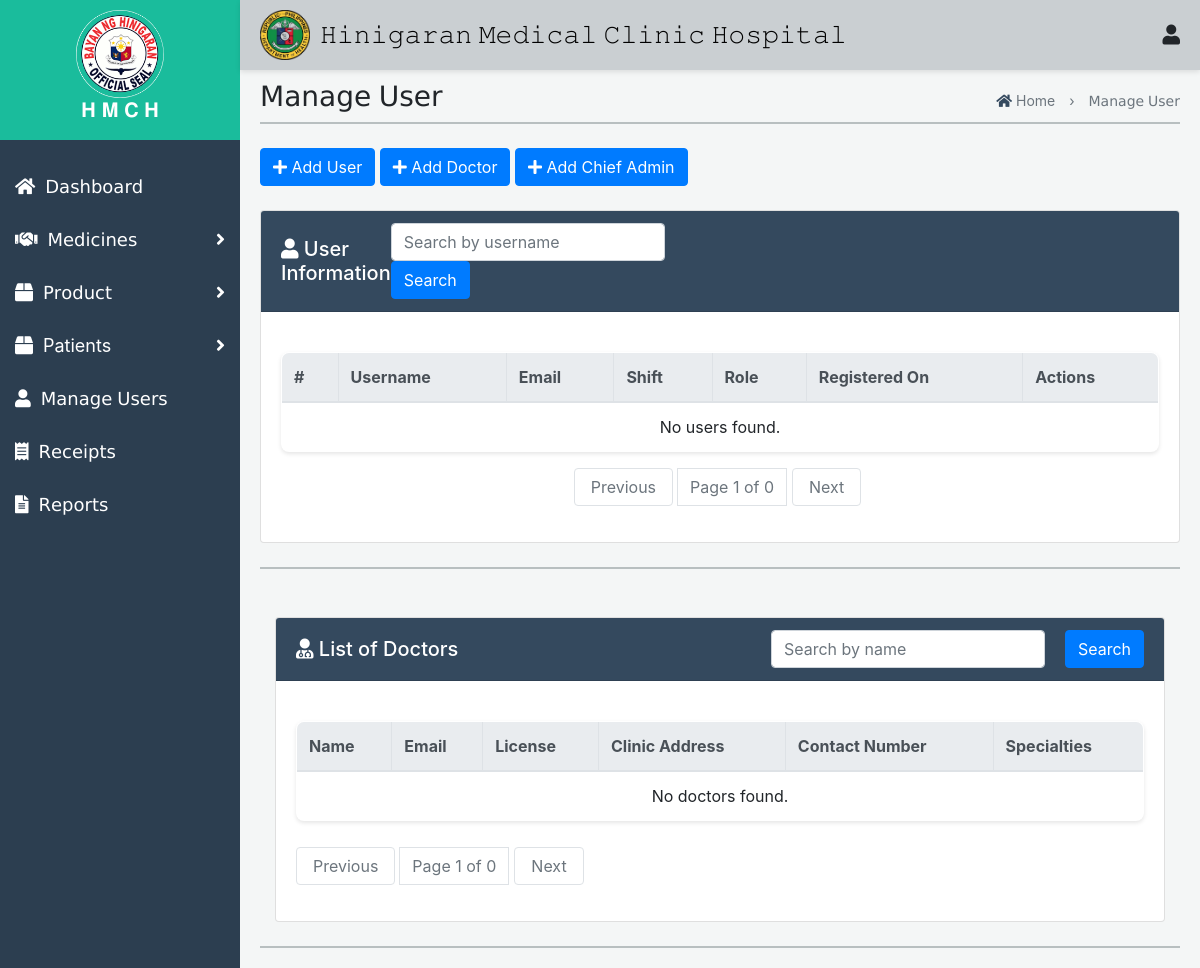
Before: /Admin/ManageUser.php with the older database file.
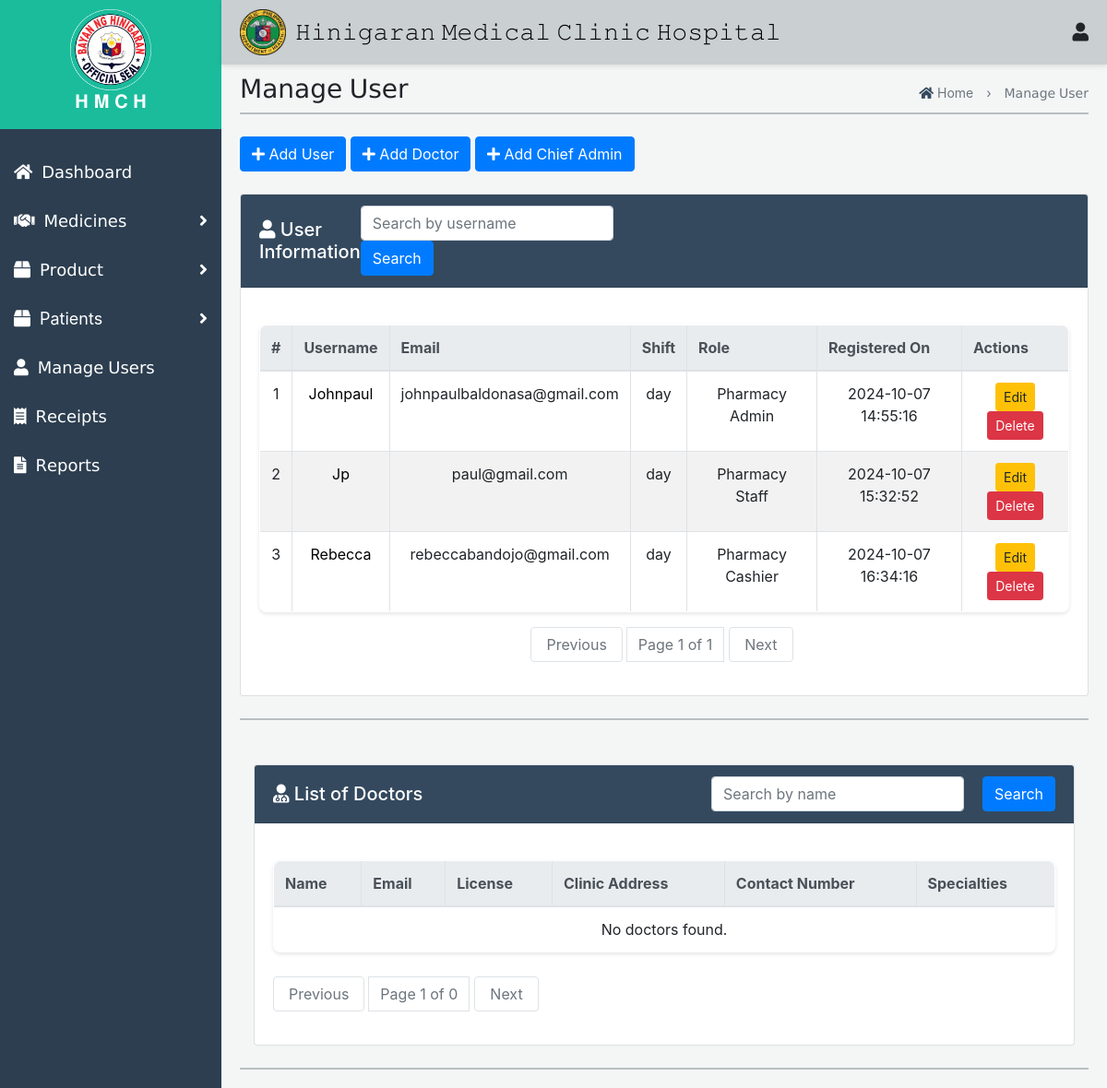
After: the same page with the newer database file.
### tables this page shows
CREATE TABLE `users` (
  `id` int(11) NOT NULL,
  `username` varchar(50) NOT NULL,
  `email` varchar(100) NOT NULL,
  `password` varchar(255) NOT NULL,
  `shift` enum('day','night') NOT NULL,
  `role` enum('Pharmacy Staff','Pharmacy Admin','Pharmacy Cashier') NOT NULL,
  `profile_image` varchar(255) NOT NULL,
  `created_at` timestamp NOT NULL DEFAULT current_timestamp()
);

### Admin/ManageUser.php (the view, shortened to what this page needs)
<!DOCTYPE html>
<html lang="en">
<head>
    <link rel="stylesheet" href="Med.css">
     <link rel="stylesheet" href="Receipt.css">
    <link href="https://maxcdn.bootstrapcdn.com/bootstrap/4.5.2/css/bootstrap.min.css" rel="stylesheet">
    <link href="https://cdnjs.cloudflare.com/ajax/libs/font-awesome/5.15.4/css/all.min.css" rel="stylesheet">
</head>
<body>
    <div class="top-nav">
    <div class="icon-container">
        <img src="img/Hinigaran.png" alt="Logo">
        <h1>𝙷𝚒𝚗𝚒𝚐𝚊𝚛𝚊𝚗 𝙼𝚎𝚍𝚒𝚌𝚊𝚕 𝙲𝚕𝚒𝚗𝚒𝚌 𝙷𝚘𝚜𝚙𝚒𝚝𝚊𝚕</h1>
    </div>
     <div class="user-icon" onclick="toggleUserMenu(event)">
            <i class="fas fa-user"></i>
        </div>
    </div>
    <div id="mySidenav" class="side-nav">
        <div class="logo-container">
           <img src="img/hini.png" alt="Logo" style="width: 40%;">
            <h2>𝐇 𝐌 𝐂 𝐇</h2>
        </div>
         <a class="nav-link" href="ChiefAdmin.php">
            <div class="sb-nav-link-content">
                <div class="sb-nav-link-icon"><i class="fas fa-home"></i></div>
                <span>𝖣𝖺𝗌𝗁𝖻𝗈𝖺𝗋𝖽</span>
            </div>
        </a>
        <a class="nav-link collapsed" href="#" data-toggle="collapse" data-target="#collapseMedicines" aria-expanded="false" aria-controls="collapseMedicines">
            <div class="sb-nav-link-content">
                <div class="sb-nav-link-icon"><i class="fas fa-handshake"></i></div>
                <span> 𝖬𝖾𝖽𝗂𝖼𝗂𝗇𝖾𝗌</span>
                <div class="sb-sidenav-collapse-arrow"><i class="fas fa-angle-right"></i></div>
            </div>
        </a>
        <a class="nav-link collapsed" href="#" data-toggle="collapse" data-target="#collapseProducts" aria-expanded="false" aria-controls="collapseProducts">
            <div class="sb-nav-link-content">
                <div class="sb-nav-link-icon"><i class="fas fa-box"></i></div>
                <span> 𝖯𝗋𝗈𝖽𝗎𝖼𝗍</span>
                <div class="sb-sidenav-collapse-arrow"><i class="fas fa-angle-right"></i></div>
            </div>
        </a>
        <a class="nav-link collapsed" href="#" data-toggle="collapse" data-target="#collapsePatients" aria-expanded="false" aria-controls="collapsePatients">
            <div class="sb-nav-link-content">
                <div class="sb-nav-link-icon"><i class="fas fa-box"></i></div>
                <span>Patients</span>
                <div class="sb-sidenav-collapse-arrow"><i class="fas fa-angle-right"></i></div>
            </div>
        </a>
        <a class="nav-link" href="ManageUser.php">
            <div class="sb-nav-link-content">
                <div class="sb-nav-link-icon"><i class="fas fa-user"></i></div>
                <span>𝖬𝖺𝗇𝖺𝗀𝖾 𝖴𝗌𝖾𝗋𝗌</span>
            </div>
        </a>
        <a class="nav-link" href="Receipt.php">
            <div class="sb-nav-link-content">
                <div class="sb-nav-link-icon"><i class="fas fa-receipt"></i></div>
                <span>𝖱𝖾𝖼𝖾𝗂𝗉𝗍𝗌</span>
            </div>
        </a>
        <a class="nav-link" href="Reports.php">
            <div class="sb-nav-link-content">
                <div class="sb-nav-link-icon"><i class="fas fa-file-alt report-icon" title="Generate Report"></i></div>
                <span>𝖱𝖾𝗉𝗈𝗋𝗍𝗌</span>
            </div>
        </a>
    </div>
   <div id="mainContent" class="main-content">
       <div class="header-container">
    <h3>𝖬𝖺𝗇𝖺𝗀𝖾 𝖴𝗌𝖾𝗋</h3>
<div class="haha">
    <p style="text-align: center;">
        <a href="InventoryDashboard1.php" style="text-decoration: none; color: inherit;">
            <i class="fas fa-home" style="color: #34495e;"></i> Home
        </a>
        <span style="margin: 0 10px;">›</span>
        𝖬𝖺𝗇𝖺𝗀𝖾 𝖴𝗌𝖾𝗋
    </p>
</div>
</div>
        <div class="first1" style="opacity: 0.9; border-top: 2px solid #b2babb; margin-top: -20px;"></div>
<?php
$conn = new mysqli('localhost', 'root', '', 'database');
$itemsPerPage = 6;
$currentPage = isset($_GET['page']) ? (int)$_GET['page'] : 1;
$offset = ($currentPage - 1) * $itemsPerPage;
$searchQuery = isset($_GET['search']) ? $_GET['search'] : '';
$sql = "SELECT * FROM users WHERE username LIKE ? LIMIT ?, ?";
$stmt = $conn->prepare($sql);
$searchTerm = "%" . $searchQuery . "%";
$stmt->bind_param("sii", $searchTerm, $offset, $itemsPerPage);
$stmt->execute();
$userResults = $stmt->get_result();
$totalCountQuery = "SELECT COUNT(*) as total FROM users WHERE username LIKE ?";
$totalCountStmt = $conn->prepare($totalCountQuery);
$totalCountStmt->bind_param("s", $searchTerm);
$totalCountStmt->execute();
$totalCountResult = $totalCountStmt->get_result();
$totalUsers = $totalCountResult->fetch_assoc()['total'];
$totalPages = ceil($totalUsers / $itemsPerPage);
?><br>
            <button class="btn btn-primary" data-toggle="modal" data-target="#addUserModal">
                <i class="fas fa-plus"></i> Add User
            </button>
            <button class="btn btn-primary" data-toggle="modal" data-target="#addDoctorModal">
                <i class="fas fa-plus"></i> Add Doctor
            </button>
            <button class="btn btn-primary" data-toggle="modal" data-target="#addChiefAdminModal">
                <i class="fas fa-plus"></i> Add Chief Admin
            </button>
<div class="card mt-4">
    <div class="card-header d-flex justify-content-between align-items-center" style="background-color: #34495e;">
        <h5 class="mb-0" style="color: white;"><i class="fas fa-user" style="color: white;"></i> User Information</h5>
        <form method="GET" action="" class="form-inline d-flex" style="margin-right: 60%;">
            <input type="text" name="search" class="form-control mr-2" placeholder="Search by username" value="<?php echo htmlspecialchars($searchQuery); ?>">
            <button type="submit" class="btn btn-primary">Search</button>
        </form>
    </div>
    <div class="card-body">
        <table class="table table-bordered">
            <thead class="thead-light">
                <tr>
                    <th>#</th>
                    <th>Username</th>
                    <th>Email</th>
                    <th>Shift</th>
                    <th>Role</th>
                    <th>Registered On</th>
                    <th>Actions</th>
                </tr>
            </thead>
                <tbody>
               <?php
    if ($userResults->num_rows > 0) {
        $index = $offset + 1;
        while ($user = $userResults->fetch_assoc()) {
            echo "<tr>";
            echo "<td>{$index}</td>";
            echo "<td><a class='user-link' data-toggle='modal' data-target='#userModal'
                        data-username='{$user['username']}'
                        data-email='{$user['email']}'
                        data-shift='{$user['shift']}'
                        data-role='{$user['role']}'
                        data-created-at='{$user['created_at']}'
                        data-image='{$user['profile_image']}'>
                        {$user['username']}</a></td>";
            echo "<td>{$user['email']}</td>";
            echo "<td>{$user['shift']}</td>";
            echo "<td>{$user['role']}</td>";
            echo "<td>{$user['created_at']}</td>";
            echo "<td>
                    <button class='btn btn-warning btn-sm' data-toggle='modal' data-target='#editModal{$user['id']}'>Edit</button>
                    <button class='btn btn-danger btn-sm' data-toggle='modal' data-target='#deleteModal{$user['id']}'>Delete</button>
                  </td>";
            echo "</tr>";
            $index++;
        }
    } else {
        echo "<tr><td colspan='7' class='text-center'>No users found.</td></tr>";
    }
    ?>
    </tbody>
        </table>
        <nav aria-label="Page navigation">
            <ul class="pagination justify-content-center">
                <li class="page-item <?php if ($currentPage <= 1) echo 'disabled'; ?>">
                    <a class="page-link" href="?page=<?php echo $currentPage - 1; ?>&search=<?php echo urlencode($searchQuery); ?>" aria-label="Previous">Previous</a>
                </li>
                <li class="page-item disabled">
                    <span class="page-link">Page <?php echo $currentPage; ?> of <?php echo $totalPages; ?></span>
                </li>
                <li class="page-item <?php if ($currentPage >= $totalPages) echo 'disabled'; ?>">
                    <a class="page-link" href="?page=<?php echo $currentPage + 1; ?>&search=<?php echo urlencode($searchQuery); ?>" aria-label="Next">Next</a>
                </li>
            </ul>
        </nav>
    </div>
</div><br>
<div class="first1" style="opacity: 0.9; border-top: 2px solid #b2babb;"></div>
<?php
$conn = mysqli_connect("localhost", "root", "", "database");
$search = isset($_GET['search']) ? mysqli_real_escape_string($conn, $_GET['search']) : '';
$page = isset($_GET['page']) ? (int)$_GET['page'] : 1;
$perPage = 10;
$offset = ($page - 1) * $perPage;
$totalQuery = "SELECT COUNT(*) as total FROM doctors WHERE name LIKE '%$search%'";
$totalResult = mysqli_query($conn, $totalQuery);
$totalRow = mysqli_fetch_assoc($totalResult);
$total = $totalRow['total'];
$totalPages = ceil($total / $perPage);
$query = "SELECT * FROM doctors WHERE name LIKE '%$search%' LIMIT $offset, $perPage";
$result = mysqli_query($conn, $query);
?>
 <div class="container mt-5">
    <div class="card">
        <div class="card-header d-flex justify-content-between align-items-center" style="background-color: #34495e;">
            <h5 class="mb-0" style="color: white;"><i class="fas fa-user-md" style="color: white;"></i> List of Doctors</h5>
            <form class="d-flex" action="" method="GET">
                <input style="margin-right: 20px; "  type="text" name="search" class="form-control me-2" placeholder="Search by name" value="<?php echo htmlspecialchars($search); ?>">
                <button type="submit" class="btn btn-primary">Search</button>
            </form>
        </div>
        <div class="card-body">
            <table class="table table-bordered">
                <thead class="thead-light">
                    <tr>
                        <th>Name</th>
                        <th>Email</th>
                        <th>License</th>
                        <th>Clinic Address</th>
                        <th>Contact Number</th>
                        <th>Specialties</th>
                    </tr>
                </thead>
                <tbody>
                    <?php
                    if (mysqli_num_rows($result) > 0) {
                        $index = $offset + 1;
                        while ($doctor = mysqli_fetch_assoc($result)) {
                            $imagePath = !empty($doctor['image']) ? 'uploads/' . $doctor['image'] : 'uploads/default.jpg';
                            echo "<tr>";
                            echo "<td>Dr. {$doctor['name']}</td>";
                            echo "<td>{$doctor['email']}</td>";
                            echo "<td>{$doctor['license']}</td>";
                            echo "<td>{$doctor['clinic_address']}</td>";
                            echo "<td>{$doctor['contact_number']}</td>";
                            echo "<td>{$doctor['specialties']}</td>";
                            echo "</tr>";
                            $index++;
                        }
                    } else {
                        echo "<tr><td colspan='7' class='text-center'>No doctors found.</td></tr>";
                    }
                    ?>
                </tbody>
            </table>
                <div class="d-flex justify-content-start align-items-center">
                    <nav>
                        <ul class="pagination">
                            <li class="page-item <?php if ($page <= 1) echo 'disabled'; ?>">
                                <a class="page-link" href="?search=<?php echo $search; ?>&page=<?php echo $page - 1; ?>">Previous</a>
                            </li>
                            <li class="page-item disabled">
                                <span class="page-link">Page <?php echo $page; ?> of <?php echo $totalPages; ?></span>
                            </li>
                            <li class="page-item <?php if ($page >= $totalPages) echo 'disabled'; ?>">
                                <a class="page-link" href="?search=<?php echo $search; ?>&page=<?php echo $page + 1; ?>">Next</a>
                            </li>
                        </ul>
                    </nav>
                </div>
            </div>
        </div>
    </div><br>
<div class="first1" style="opacity: 0.9; border-top: 2px solid #b2babb;"></div>
    </div>
        <link href="https://cdnjs.cloudflare.com/ajax/libs/font-awesome/5.15.4/css/all.min.css" rel="stylesheet">
</body>
</html>

### Admin/Med.css (style rules this page uses)
* { margin: 0; padding: 0; box-sizing: border-box; }
body { font-family: Arial, sans-serif; background-color: #f4f6f6; }
.top-nav { display: flex; justify-content: space-between; align-items: center; padding: 10px 20px; box-shadow: 0 2px 5px rgba(0, 0, 0, 0.1); }
.icon-container { position: relative; margin-right: 2%; display: flex; gap: 20px; }
.notification-icon, .user-icon { cursor: pointer; font-size: 24px; }
.side-nav { height: 100%; width: 230px; background-color: #34495e; color: white; position: fixed; top: 0; left: 0; overflow-x: hidden; padding-top: 60px; transition: 0.3s; display: flex; flex-direction: column; }
.main-content { margin-left: 230px; padding: 20px; transition: 0.3s; }
.nav-link { display: flex; align-items: center; padding: 10px 15px; text-decoration: none; color: white; transition: 0.3s; justify-content: space-between; }
.sb-nav-link-content { display: flex; align-items: center; flex: 1; }
.sb-nav-link-icon { margin-right: 10px; }
.sb-sidenav-collapse-arrow { margin-left: auto; }
.top-nav { position: fixed; top: 0; left: 240px; right: 0; background-color: #d0d3d4; padding: 10px; z-index: 1000; }
.top-nav h1 { color: #fff; margin: 0; }
.side-nav { height: 100%; width: 240px; position: fixed; z-index: 1; top: 0; left: 0; background-color: #2c3e50; padding-top: 0; transition: 0.3s; overflow-y: auto; }
.side-nav a { padding: 13px 15px; text-decoration: none; font-size: 18px; color: #fff; display: block; transition: 0.3s; }
.side-nav .sb-sidenav-collapse-arrow { margin-left: auto; color: #fff; }
.logo-container { text-align: center; margin-bottom: 20px; background-color: #1abc9c; padding: 10px; }
.logo-container img { width: 30%; height: auto; }
.logo-container h2 { color: #ffffff; font-size: 20px; transition: font-size 0.3s; }
.main-content { margin-left: 240px; padding: 80px 20px 20px; transition: margin-left 0.3s; }
.header-container { display: flex; justify-content: space-between; align-items: center; margin-bottom: 20px; }
.haha { text-align: right; }
.haha p { margin: 0; font-size: 14px; color: #6c757d; }
.pagination { margin-top: 10px; text-align: center; }
.pagination a { margin: 0 5px; padding: 8px 16px; text-decoration: none; background-color: #007bff; color: white; border-radius: 4px; }

### Admin/ManageUser.php (style rules this page uses)
body { background-color: #f4f6f6; }
.user-link { text-decoration: none; color: black; }

Changed rows visible on the page:
added users: username "Johnpaul", email "johnpaulbaldonasa@gmail.com", shift "day", role "Pharmacy Admin", created_at "2024-10-07 14:55:16"
added users: username "Jp", email "paul@gmail.com", shift "day", role "Pharmacy Staff", created_at "2024-10-07 15:32:52"
added users: username "Rebecca", email "rebeccabandojo@gmail.com", shift "day", role "Pharmacy Cashier", created_at "2024-10-07 16:34:16"
Other visible differences:
$totalPages: "0" → "1"
text no longer shown: "No users found."
